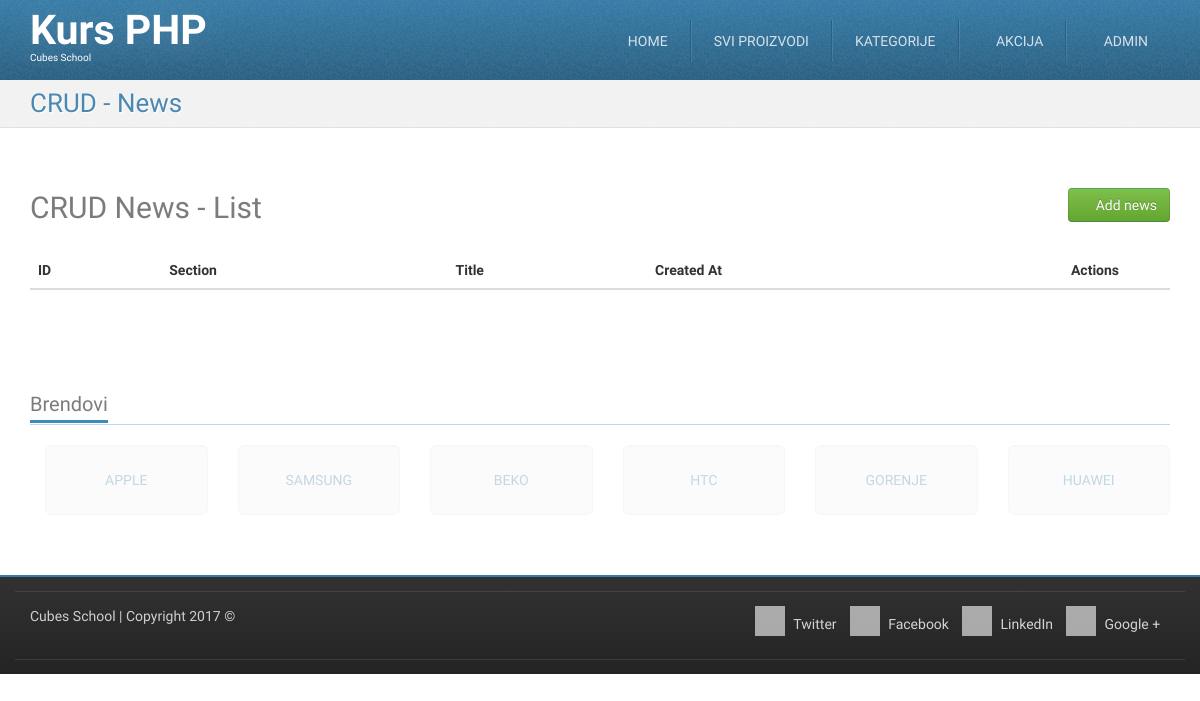
/crud-news-list.php (signed in), run on an earlier commit of the app's database.
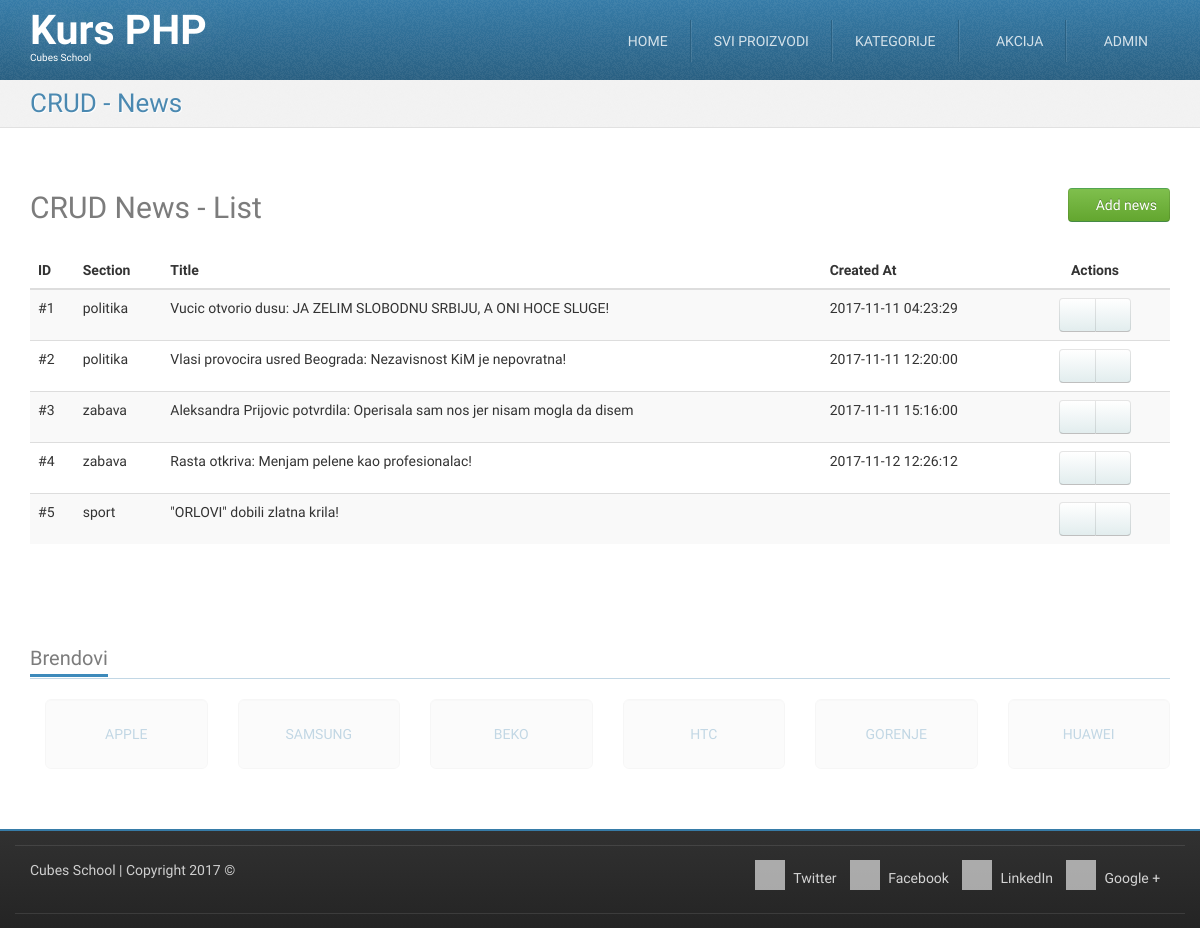
And on a later commit of the database.
### tables this page shows
CREATE TABLE `news` (
  `id` int(11) NOT NULL,
  `section_id` int(11) NOT NULL,
  `description` text,
  `content` longtext,
  `created_at` datetime DEFAULT NULL
);

CREATE TABLE `sections` (
  `id` int(11) NOT NULL,
  `title` varchar(255) NOT NULL
);

### crud-news-list.php (called while the page is built, shortened)
<?php
require_once __DIR__ . '/models/m_news.php';
$news = newsFetchAll();
require_once __DIR__ . '/views/layout/header.php';
require_once __DIR__ . '/views/templates/t_crud-news-list.php';
require_once __DIR__ . '/views/layout/footer.php';

### models/m_news.php (called while the page is built, shortened)
<?php
require_once __DIR__ . '/m_database.php';
function newsFetchAll() {
	$query = "SELECT `news`.*, `sections`.`title` AS section_title "
			. "FROM `news` "
			. "LEFT JOIN `sections` ON `news`.`section_id` = `sections`.`id`";
	return dbFetchAll($query);
}

### models/m_database.php (called while the page is built, shortened)
<?php
function dbGetLink() {
	static $link;
	if (!isset($link)) {
		$link = mysqli_connect('127.0.0.1', 'cubes', 'cubes', 'cubes-php-mysql');
	}
	return $link;
}
function dbQuery($query) {
	$link = dbGetLink();
	$result = mysqli_query($link, $query);
	return $result;
}
function dbFetchAll($query) {
	$result = dbQuery($query);
	return mysqli_fetch_all($result, MYSQLI_ASSOC);
}

### views/templates/t_crud-news-list.php (the view)
<div id="highlighted">
	<div class="container">
		<div class="header">
			<h2 class="page-title">
				<span>CRUD - News</span>
			</h2>
		</div>
	</div>
</div>
<div id="content">
	<div class="container portfolio">
		<div class="row">
			<div class="col-md-12">
				<h2>
					CRUD News - List
					<a href="/crud-news-insert.php" class="pull-right btn btn-success">
						<i class="fa fa-plus-circle"></i>
						Add news
					</a>
				</h2>
			</div>
		</div>
		<div class="row">
			<div class="col-md-12">
				<table class="table table-striped table-hover">
					<thead>
						<tr>
							<th>ID</th>
							<th>Section</th>
							<th>Title</th>
							<th>Created At</th>
							<th class="actions text-center">Actions</th>
						</tr>
					</thead>
					<tbody>
						<?php foreach ($news as $new) {?>
						<tr>
							<td>
                                                                          #<?php echo htmlspecialchars($new['id']);?>
							</td>
							<td>
								<?php echo htmlspecialchars($new['section_title']);?>
							</td>
							<td>
								<?php echo htmlspecialchars($new['description']);?>
							</td>
							<td>
								<?php echo htmlspecialchars($new['created_at']);?>
							</td>
							<td class="text-center">
								<div class="btn-group">
									<a href="/crud-news-edit.php" class="btn btn-default"><i class="fa fa-pencil"></i></a>
									<a href="/crud-news-delete.php" class="btn btn-default"><i class="fa fa-trash"></i></a>
								</div>
							</td>
						</tr>
						<?php }?>
					</tbody>
				</table>
			</div>
		</div>
	</div>
</div>

What changed in the data, as far as the page shows it:
added news: id "1", section.title "politika", description "Vucic otvorio dusu: JA ZELIM SLOBODNU SRBIJU, A ONI HOCE SLUGE!", created_at "2017-11-11 04:23:29"
added news: id "2", section.title "politika", description "Vlasi provocira usred Beograda: Nezavisnost KiM je nepovratna!", created_at "2017-11-11 12:20:00"
added news: id "3", section.title "zabava", description "Aleksandra Prijovic potvrdila: Operisala sam nos jer nisam mogla da disem", created_at "2017-11-11 15:16:00"
added news: id "4", section.title "zabava", description "Rasta otkriva: Menjam pelene kao profesionalac!", created_at "2017-11-12 12:26:12"
added news: id "5", section.title "sport", description "\"ORLOVI\" dobili zlatna krila!"
